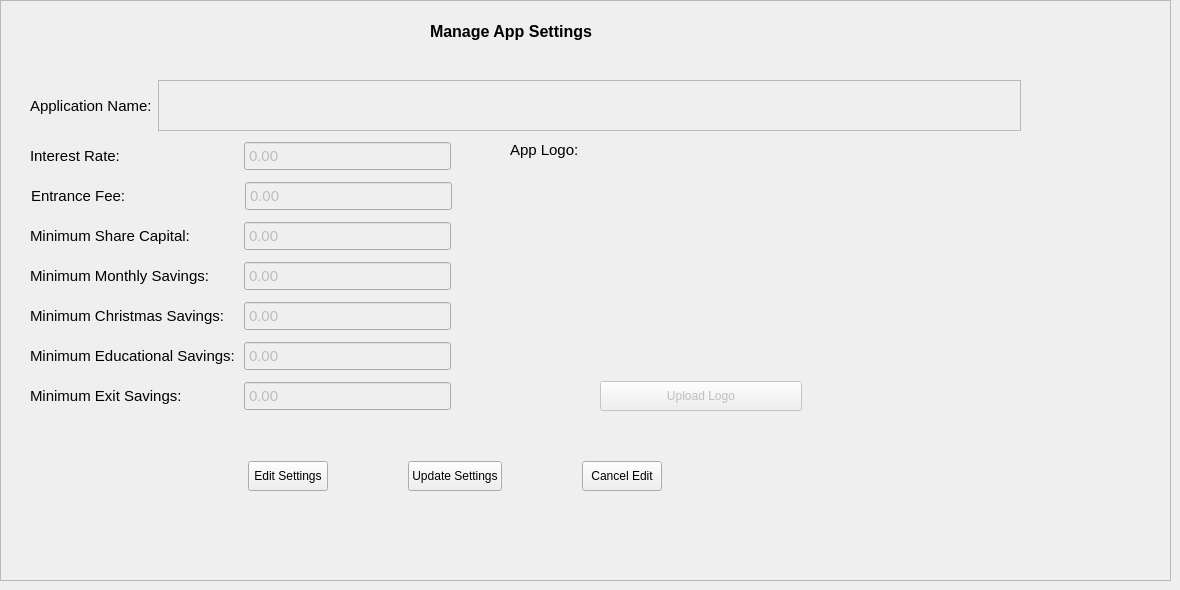
      <widget class="QWidget" name="settingsPage">
       <widget class="QFrame" name="settingsFrame">
        <property name="geometry">
         <rect>
          <x>0</x>
          <y>0</y>
          <width>1171</width>
          <height>581</height>
         </rect>
        </property>
        <property name="frameShape">
         <enum>QFrame::StyledPanel</enum>
        </property>
        <property name="frameShadow">
         <enum>QFrame::Raised</enum>
        </property>
        <widget class="QLabel" name="label_154">
         <property name="geometry">
          <rect>
           <x>510</x>
           <y>140</y>
           <width>91</width>
           <height>20</height>
          </rect>
         </property>
         <property name="font">
          <font>
           <pointsize>11</pointsize>
          </font>
         </property>
         <property name="text">
          <string>App Logo:</string>
         </property>
        </widget>
        <widget class="QWidget" name="layoutWidget_9">
         <property name="geometry">
          <rect>
           <x>30</x>
           <y>220</y>
           <width>421</width>
           <height>32</height>
          </rect>
         </property>
         <layout class="QHBoxLayout" name="horizontalLayout_82">
          <item>
           <widget class="QLabel" name="label_156">
            <property name="font">
             <font>
              <pointsize>11</pointsize>
             </font>
            </property>
            <property name="text">
             <string>Minimum Share Capital:</string>
            </property>
           </widget>
          </item>
          <item>
           <widget class="QDoubleSpinBox" name="minShareCapitalDblSpin">
            <property name="enabled">
             <bool>false</bool>
            </property>
            <property name="minimumSize">
             <size>
              <width>0</width>
              <height>30</height>
             </size>
            </property>
            <property name="maximumSize">
             <size>
              <width>16777215</width>
              <height>30</height>
             </size>
            </property>
            <property name="font">
             <font>
              <pointsize>11</pointsize>
             </font>
            </property>
            <property name="buttonSymbols">
             <enum>QAbstractSpinBox::NoButtons</enum>
            </property>
            <property name="maximum">
             <double>9999999999.989999771118164</double>
            </property>
           </widget>
          </item>
         </layout>
        </widget>
        <widget class="QWidget" name="layoutWidget_10">
         <property name="geometry">
          <rect>
           <x>30</x>
           <y>260</y>
           <width>421</width>
           <height>32</height>
          </rect>
         </property>
         <layout class="QHBoxLayout" name="horizontalLayout_83">
          <item>
           <widget class="QLabel" name="label_157">
            <property name="font">
             <font>
              <pointsize>11</pointsize>
             </font>
            </property>
            <property name="text">
             <string>Minimum Monthly Savings:</string>
            </property>
           </widget>
          </item>
          <item>
           <widget class="QDoubleSpinBox" name="minMonthlySavingsDblSpin">
            <property name="enabled">
             <bool>false</bool>
            </property>
            <property name="minimumSize">
             <size>
              <width>0</width>
              <height>30</height>
             </size>
            </property>
            <property name="maximumSize">
             <size>
              <width>16777215</width>
              <height>30</height>
             </size>
            </property>
            <property name="font">
             <font>
              <pointsize>11</pointsize>
             </font>
            </property>
            <property name="buttonSymbols">
             <enum>QAbstractSpinBox::NoButtons</enum>
            </property>
            <property name="maximum">
             <double>9999999999.989999771118164</double>
            </property>
           </widget>
          </item>
         </layout>
        </widget>
        <widget class="QWidget" name="layoutWidget_11">
         <property name="geometry">
          <rect>
           <x>30</x>
           <y>300</y>
           <width>421</width>
           <height>32</height>
          </rect>
         </property>
         <layout class="QHBoxLayout" name="horizontalLayout_84">
          <item>
           <widget class="QLabel" name="label_159">
            <property name="font">
             <font>
              <pointsize>11</pointsize>
             </font>
            </property>
            <property name="text">
             <string>Minimum Christmas Savings:</string>
            </property>
           </widget>
          </item>
          <item>
           <widget class="QDoubleSpinBox" name="minXmasSavingsDblSpin">
            <property name="enabled">
             <bool>false</bool>
            </property>
            <property name="minimumSize">
             <size>
              <width>0</width>
              <height>30</height>
             </size>
            </property>
            <property name="maximumSize">
             <size>
              <width>16777215</width>
              <height>30</height>
             </size>
            </property>
            <property name="font">
             <font>
              <pointsize>11</pointsize>
             </font>
            </property>
            <property name="buttonSymbols">
             <enum>QAbstractSpinBox::NoButtons</enum>
            </property>
            <property name="maximum">
             <double>9999999999.989999771118164</double>
            </property>
           </widget>
          </item>
         </layout>
        </widget>
        <widget class="QWidget" name="layoutWidget_12">
         <property name="geometry">
          <rect>
           <x>30</x>
           <y>340</y>
           <width>421</width>
           <height>32</height>
          </rect>
         </property>
         <layout class="QHBoxLayout" name="horizontalLayout_85">
          <item>
           <widget class="QLabel" name="label_161">
            <property name="font">
             <font>
              <pointsize>11</pointsize>
             </font>
            </property>
            <property name="text">
             <string>Minimum Educational Savings:</string>
            </property>
           </widget>
          </item>
          <item>
           <widget class="QDoubleSpinBox" name="minEduSavingsDblSpin">
            <property name="enabled">
             <bool>false</bool>
            </property>
            <property name="minimumSize">
             <size>
              <width>0</width>
              <height>30</height>
             </size>
            </property>
            <property name="maximumSize">
             <size>
              <width>16777215</width>
              <height>30</height>
             </size>
            </property>
            <property name="font">
             <font>
              <pointsize>11</pointsize>
             </font>
            </property>
            <property name="buttonSymbols">
             <enum>QAbstractSpinBox::NoButtons</enum>
            </property>
            <property name="maximum">
             <double>9999999999.989999771118164</double>
            </property>
           </widget>
          </item>
         </layout>
        </widget>
        <widget class="QWidget" name="layoutWidget_13">
         <property name="geometry">
          <rect>
           <x>30</x>
           <y>380</y>
           <width>421</width>
           <height>32</height>
          </rect>
         </property>
         <layout class="QHBoxLayout" name="horizontalLayout_86">
          <item>
           <widget class="QLabel" name="label_163">
            <property name="font">
             <font>
              <pointsize>11</pointsize>
             </font>
            </property>
            <property name="text">
             <string>Minimum Exit Savings:</string>
            </property>
           </widget>
          </item>
          <item>
           <widget class="QDoubleSpinBox" name="minExitSavingsDblSpin">
            <property name="enabled">
             <bool>false</bool>
            </property>
            <property name="minimumSize">
             <size>
              <width>0</width>
              <height>30</height>
             </size>
            </property>
            <property name="maximumSize">
             <size>
              <width>16777215</width>
              <height>30</height>
             </size>
            </property>
            <property name="font">
             <font>
              <pointsize>11</pointsize>
             </font>
            </property>
            <property name="buttonSymbols">
             <enum>QAbstractSpinBox::NoButtons</enum>
            </property>
            <property name="maximum">
             <double>9999999999.989999771118164</double>
            </property>
           </widget>
          </item>
         </layout>
        </widget>
        <widget class="QWidget" name="">
         <property name="geometry">
          <rect>
           <x>0</x>
           <y>20</y>
           <width>1021</width>
           <height>22</height>
          </rect>
         </property>
         <layout class="QHBoxLayout" name="horizontalLayout_74">
          <item>
           <spacer name="horizontalSpacer_122">
            <property name="orientation">
             <enum>Qt::Horizontal</enum>
            </property>
            <property name="sizeHint" stdset="0">
             <size>
              <width>40</width>
              <height>20</height>
             </size>
            </property>
           </spacer>
          </item>
          <item>
           <widget class="QLabel" name="label_152">
            <property name="font">
             <font>
              <pointsize>12</pointsize>
              <weight>75</weight>
              <bold>true</bold>
             </font>
            </property>
            <property name="text">
             <string>Manage App Settings</string>
            </property>
           </widget>
          </item>
          <item>
           <spacer name="horizontalSpacer_123">
            <property name="orientation">
             <enum>Qt::Horizontal</enum>
            </property>
            <property name="sizeHint" stdset="0">
             <size>
              <width>40</width>
              <height>20</height>
             </size>
            </property>
           </spacer>
          </item>
         </layout>
        </widget>
        <widget class="QWidget" name="">
         <property name="geometry">
          <rect>
           <x>30</x>
           <y>140</y>
           <width>421</width>
           <height>32</height>
          </rect>
         </property>
         <layout class="QHBoxLayout" name="horizontalLayout_80">
          <item>
           <widget class="QLabel" name="label_153">
            <property name="font">
             <font>
              <pointsize>11</pointsize>
             </font>
            </property>
            <property name="text">
             <string>Interest Rate:</string>
            </property>
           </widget>
          </item>
          <item>
           <widget class="QDoubleSpinBox" name="interestRateDblSpin">
            <property name="enabled">
             <bool>false</bool>
            </property>
            <property name="minimumSize">
             <size>
              <width>0</width>
              <height>30</height>
             </size>
            </property>
            <property name="maximumSize">
             <size>
              <width>16777215</width>
              <height>30</height>
             </size>
            </property>
            <property name="font">
             <font>
              <pointsize>11</pointsize>
             </font>
            </property>
            <property name="buttonSymbols">
             <enum>QAbstractSpinBox::NoButtons</enum>
            </property>
            <property name="maximum">
             <double>9999999999.989999771118164</double>
            </property>
           </widget>
          </item>
         </layout>
        </widget>
        <widget class="QWidget" name="">
         <property name="geometry">
          <rect>
           <x>600</x>
           <y>140</y>
           <width>202</width>
           <height>271</height>
          </rect>
         </property>
         <layout class="QVBoxLayout" name="verticalLayout_9">
          <item>
           <widget class="QLabel" name="appLogoLbl">
            <property name="minimumSize">
             <size>
              <width>200</width>
              <height>200</height>
             </size>
            </property>
            <property name="maximumSize">
             <size>
              <width>200</width>
              <height>200</height>
             </size>
            </property>
            <property name="text">
             <string/>
            </property>
           </widget>
          </item>
          <item>
           <widget class="QLabel" name="appLogoNameLbl">
            <property name="text">
             <string/>
            </property>
            <property name="wordWrap">
             <bool>true</bool>
            </property>
           </widget>
          </item>
          <item>
           <widget class="QPushButton" name="appLogoUploadBtn">
            <property name="enabled">
             <bool>false</bool>
            </property>
            <property name="minimumSize">
             <size>
              <width>0</width>
              <height>30</height>
             </size>
            </property>
            <property name="maximumSize">
             <size>
              <width>16777215</width>
              <height>30</height>
             </size>
            </property>
            <property name="text">
             <string>Upload Logo</string>
            </property>
            <property name="icon">
             <iconset resource="../static/resource.qrc">
              <normaloff>:/icons/icon/white/upload.svg</normaloff>:/icons/icon/white/upload.svg</iconset>
            </property>
            <property name="iconSize">
             <size>
              <width>20</width>
              <height>20</height>
             </size>
            </property>
           </widget>
          </item>
         </layout>
        </widget>
        <widget class="QWidget" name="">
         <property name="geometry">
          <rect>
           <x>30</x>
           <y>80</y>
           <width>991</width>
           <height>51</height>
          </rect>
         </property>
         <layout class="QHBoxLayout" name="horizontalLayout_79">
          <item>
           <widget class="QLabel" name="label_151">
            <property name="font">
             <font>
              <pointsize>11</pointsize>
             </font>
            </property>
            <property name="text">
             <string>Application Name:</string>
            </property>
           </widget>
          </item>
          <item>
           <widget class="QPlainTextEdit" name="appNamePlainTxt">
            <property name="enabled">
             <bool>false</bool>
            </property>
            <property name="font">
             <font>
              <pointsize>11</pointsize>
             </font>
            </property>
           </widget>
          </item>
         </layout>
        </widget>
        <widget class="QWidget" name="">
         <property name="geometry">
          <rect>
           <x>31</x>
           <y>180</y>
           <width>421</width>
           <height>32</height>
          </rect>
         </property>
         <layout class="QHBoxLayout" name="horizontalLayout_81">
          <item>
           <widget class="QLabel" name="label_155">
            <property name="font">
             <font>
              <pointsize>11</pointsize>
             </font>
            </property>
            <property name="text">
             <string>Entrance Fee:</string>
            </property>
           </widget>
          </item>
          <item>
           <widget class="QDoubleSpinBox" name="entranceFeeDblSpin">
            <property name="enabled">
             <bool>false</bool>
            </property>
            <property name="minimumSize">
             <size>
              <width>0</width>
              <height>30</height>
             </size>
            </property>
            <property name="maximumSize">
             <size>
              <width>16777215</width>
              <height>30</height>
             </size>
            </property>
            <property name="font">
             <font>
              <pointsize>11</pointsize>
             </font>
            </property>
            <property name="buttonSymbols">
             <enum>QAbstractSpinBox::NoButtons</enum>
            </property>
            <property name="maximum">
             <double>9999999999.989999771118164</double>
            </property>
           </widget>
          </item>
         </layout>
        </widget>
        <widget class="QWidget" name="">
         <property name="geometry">
          <rect>
           <x>0</x>
           <y>460</y>
           <width>930</width>
           <height>32</height>
          </rect>
         </property>
         <layout class="QHBoxLayout" name="horizontalLayout_87">
          <item>
           <spacer name="horizontalSpacer_126">
            <property name="orientation">
             <enum>Qt::Horizontal</enum>
            </property>
            <property name="sizeHint" stdset="0">
             <size>
              <width>248</width>
              <height>20</height>
             </size>
            </property>
           </spacer>
          </item>
          <item>
           <widget class="QPushButton" name="editSettingsBtn">
            <property name="minimumSize">
             <size>
              <width>0</width>
              <height>30</height>
             </size>
            </property>
            <property name="maximumSize">
             <size>
              <width>16777215</width>
              <height>30</height>
             </size>
            </property>
            <property name="text">
             <string>Edit Settings</string>
            </property>
            <property name="icon">
             <iconset resource="../static/resource.qrc">
              <normaloff>:/icons/icon/white/edit.svg</normaloff>:/icons/icon/white/edit.svg</iconset>
            </property>
           </widget>
          </item>
          <item>
           <spacer name="horizontalSpacer_124">
            <property name="orientation">
             <enum>Qt::Horizontal</enum>
            </property>
            <property name="sizeHint" stdset="0">
             <size>
              <width>18</width>
              <height>20</height>
             </size>
            </property>
           </spacer>
          </item>
          <item>
           <widget class="QPushButton" name="updateSettingsBtn">
            <property name="minimumSize">
             <size>
              <width>0</width>
              <height>30</height>
             </size>
            </property>
            <property name="maximumSize">
             <size>
              <width>16777215</width>
              <height>30</height>
             </size>
            </property>
            <property name="text">
             <string>Update Settings</string>
            </property>
            <property name="icon">
             <iconset resource="../static/resource.qrc">
              <normaloff>:/icons/icon/white/refresh-cw.svg</normaloff>:/icons/icon/white/refresh-cw.svg</iconset>
            </property>
           </widget>
          </item>
          <item>
           <spacer name="horizontalSpacer_125">
            <property name="orientation">
             <enum>Qt::Horizontal</enum>
            </property>
            <property name="sizeHint" stdset="0">
             <size>
              <width>18</width>
              <height>20</height>
             </size>
            </property>
           </spacer>
          </item>
          <item>
           <widget class="QPushButton" name="cancelEditSettingsBtn">
            <property name="minimumSize">
             <size>
              <width>0</width>
              <height>30</height>
             </size>
            </property>
            <property name="maximumSize">
             <size>
              <width>16777215</width>
              <height>30</height>
             </size>
            </property>
            <property name="text">
             <string>Cancel Edit</string>
            </property>
            <property name="iconSize">
             <size>
              <width>16</width>
              <height>16</height>
             </size>
            </property>
           </widget>
          </item>
          <item>
           <spacer name="horizontalSpacer_127">
            <property name="orientation">
             <enum>Qt::Horizontal</enum>
            </property>
            <property name="sizeHint" stdset="0">
             <size>
              <width>268</width>
              <height>20</height>
             </size>
            </property>
           </spacer>
          </item>
         </layout>
        </widget>
       </widget>
      </widget>
